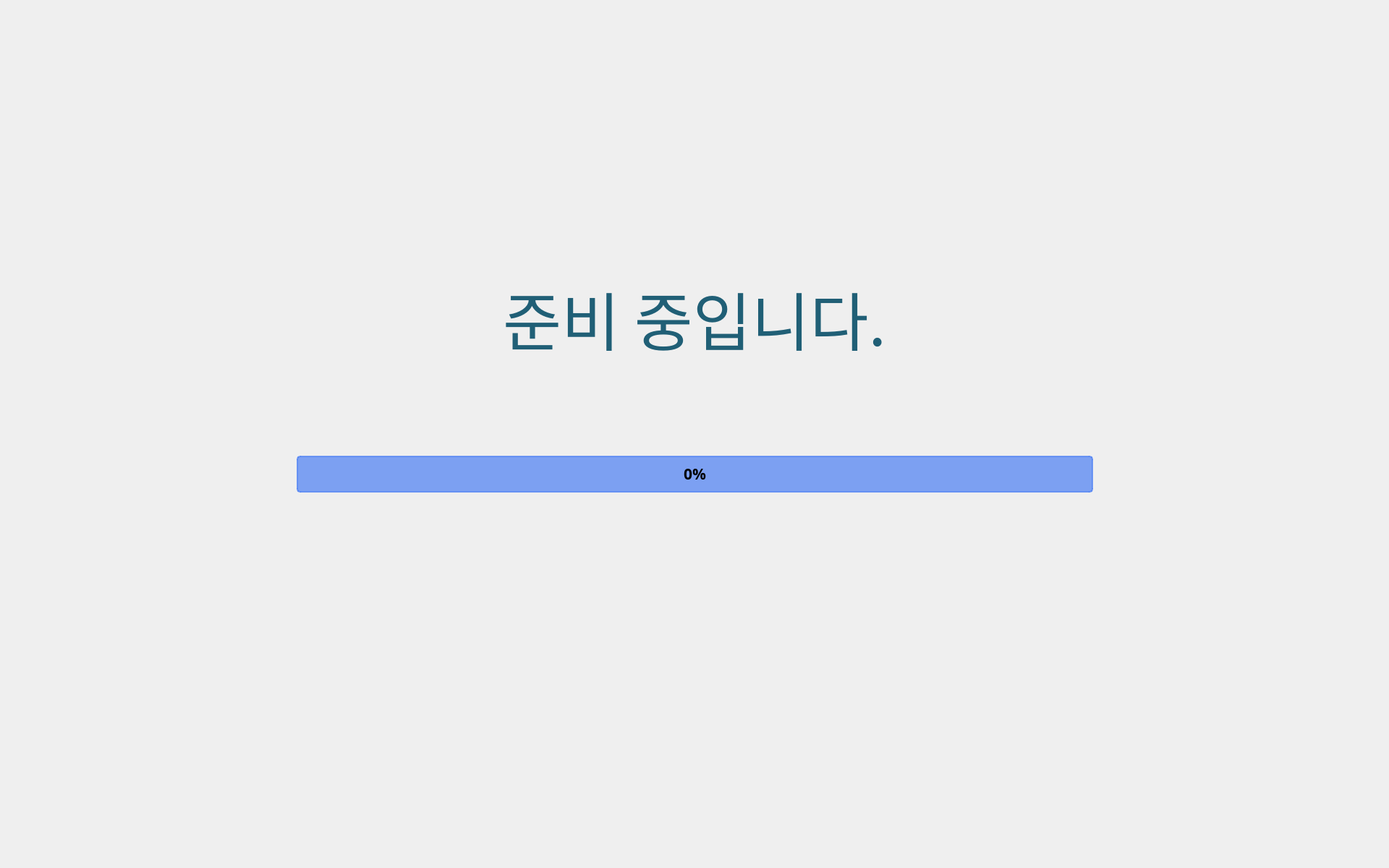
<?xml version="1.0" encoding="UTF-8"?>
<ui version="4.0">
 <class>MainWindow</class>
 <widget class="QMainWindow" name="MainWindow">
  <property name="enabled">
   <bool>true</bool>
  </property>
  <property name="geometry">
   <rect>
    <x>0</x>
    <y>0</y>
    <width>1920</width>
    <height>1200</height>
   </rect>
  </property>
  <property name="sizePolicy">
   <sizepolicy hsizetype="Maximum" vsizetype="Maximum">
    <horstretch>0</horstretch>
    <verstretch>0</verstretch>
   </sizepolicy>
  </property>
  <property name="maximumSize">
   <size>
    <width>1920</width>
    <height>1200</height>
   </size>
  </property>
  <property name="font">
   <font>
    <family>Malgun Gothic</family>
    <pointsize>16</pointsize>
   </font>
  </property>
  <property name="focusPolicy">
   <enum>Qt::FocusPolicy::NoFocus</enum>
  </property>
  <property name="windowTitle">
   <string>Digital Olfaction Solution</string>
  </property>
  <property name="styleSheet">
   <string notr="true"/>
  </property>
  <widget class="QWidget" name="centralwidget">
   <widget class="QLabel" name="label_background">
    <property name="geometry">
     <rect>
      <x>0</x>
      <y>0</y>
      <width>1920</width>
      <height>1200</height>
     </rect>
    </property>
    <property name="styleSheet">
     <string notr="true">QLabel{
	image : url(./ui/images/train_id/bg_ready.png);
}</string>
    </property>
    <property name="text">
     <string/>
    </property>
   </widget>
   <widget class="QLabel" name="label_guide">
    <property name="geometry">
     <rect>
      <x>35</x>
      <y>340</y>
      <width>1850</width>
      <height>200</height>
     </rect>
    </property>
    <property name="font">
     <font>
      <family>Malgun Gothic</family>
      <pointsize>66</pointsize>
      <italic>false</italic>
      <bold>false</bold>
     </font>
    </property>
    <property name="styleSheet">
     <string notr="true">QLabel{
	color : #205f76;
	font : 66pt;
}</string>
    </property>
    <property name="text">
     <string>&lt;html&gt;&lt;head/&gt;&lt;body&gt;&lt;p align=&quot;center&quot;&gt;준비 중입니다.&lt;/p&gt;&lt;/body&gt;&lt;/html&gt;</string>
    </property>
    <property name="alignment">
     <set>Qt::AlignmentFlag::AlignLeading|Qt::AlignmentFlag::AlignLeft|Qt::AlignmentFlag::AlignVCenter</set>
    </property>
    <property name="margin">
     <number>0</number>
    </property>
    <property name="indent">
     <number>0</number>
    </property>
   </widget>
   <widget class="QProgressBar" name="pg_ready">
    <property name="geometry">
     <rect>
      <x>410</x>
      <y>630</y>
      <width>1101</width>
      <height>51</height>
     </rect>
    </property>
    <property name="font">
     <font>
      <family>Malgun Gothic</family>
      <pointsize>16</pointsize>
      <bold>true</bold>
     </font>
    </property>
    <property name="styleSheet">
     <string notr="true">QProgressBar {
border: 2px solid rgba(77, 127, 243, 180);
border-radius: 5px;
text-align: center;
background-color: rgba(77, 127, 243, 180);
color: black;
}
QProgressBar::chunk {
    background-color: #AAD7DD;
}</string>
    </property>
    <property name="value">
     <number>0</number>
    </property>
   </widget>
  </widget>
 </widget>
 <resources/>
 <connections/>
</ui>
